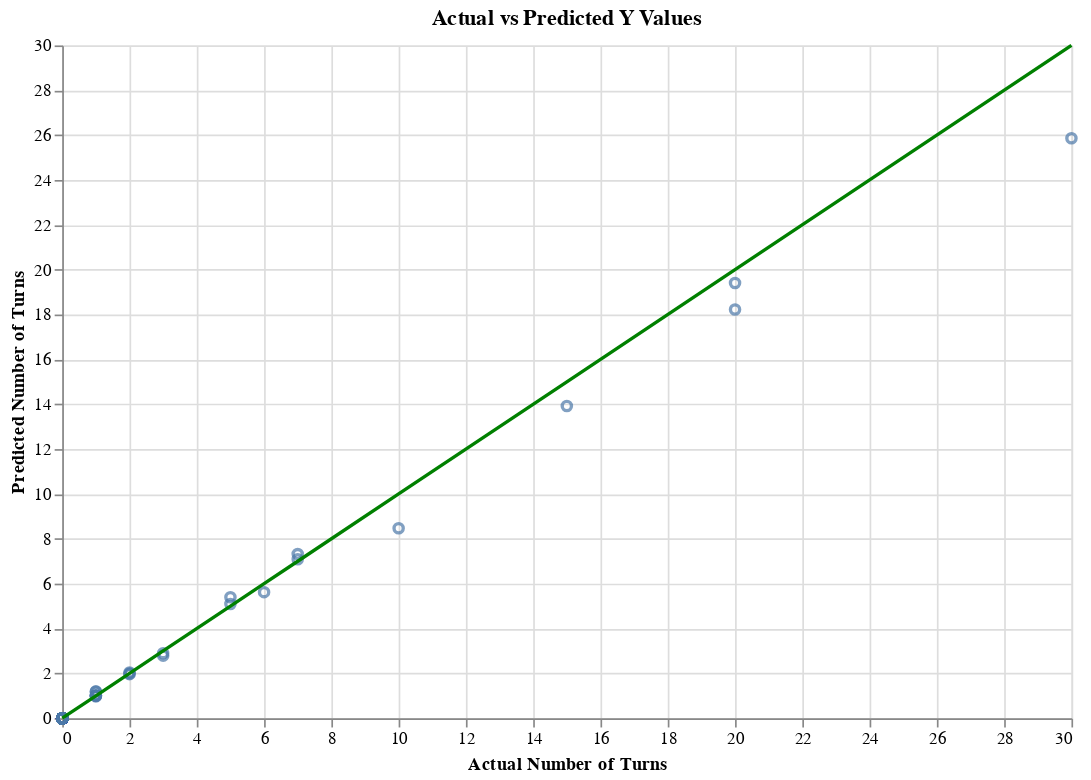

The cell this chart's notebook holds for it:
### Code cell
# Plot of actual vs. pred
chart = alt.Chart(c_targets).mark_point().encode(
    x=alt.X('y', title="Actual Number of Turns"),
    y=alt.Y('pred_y', title="Predicted Number of Turns"),
    tooltip=['y', 'pred_y']
).properties(width=600, height=400,
    title='Actual vs Predicted Y Values'
)

# Add a line for ideal prediction (y = x)
ideal_line = alt.Chart(c_targets).mark_line(color='green').encode(
    x='y',
    y='y'
)

final_chart = chart + ideal_line
final_chart

### Figure 1 — Vega-Lite specification as saved in the notebook (floating-point values rounded to 4 significant figures; data arrays with more than 128 entries replaced by an {"elided": "..."} marker saying what was removed)
{"config": {"view": {"continuousWidth": 300, "continuousHeight": 300}}, "layer": [{"mark": {"type": "point"}, "encoding": {"tooltip": [{"field": "y", "type": "quantitative"}, {"field": "pred_y", "type": "quantitative"}], "x": {"field": "y", "title": "Actual Number of Turns", "type": "quantitative"}, "y": {"field": "pred_y", "title": "Predicted Number of Turns", "type": "quantitative"}}, "title": "Actual vs Predicted Y Values"}, {"mark": {"type": "line", "color": "green"}, "encoding": {"x": {"field": "y", "type": "quantitative"}, "y": {"field": "y", "type": "quantitative"}}}], "data": {"name": "data-79e44e05b8069e247eb83337cfe9651d"}, "height": 400, "width": 600, "$schema": "https://vega.github.io/schema/vega-lite/v5.20.1.json", "datasets": {"data-79e44e05b8069e247eb83337cfe9651d": {"elided": "143 records"}}}
